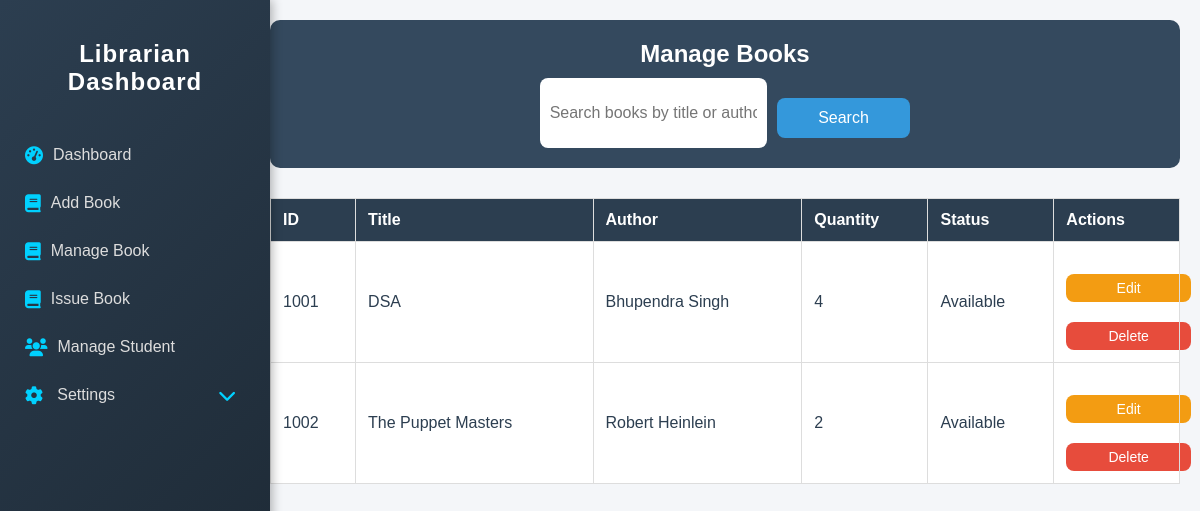
Page /librarian/manage_books.php (signed in) on the earlier database version.
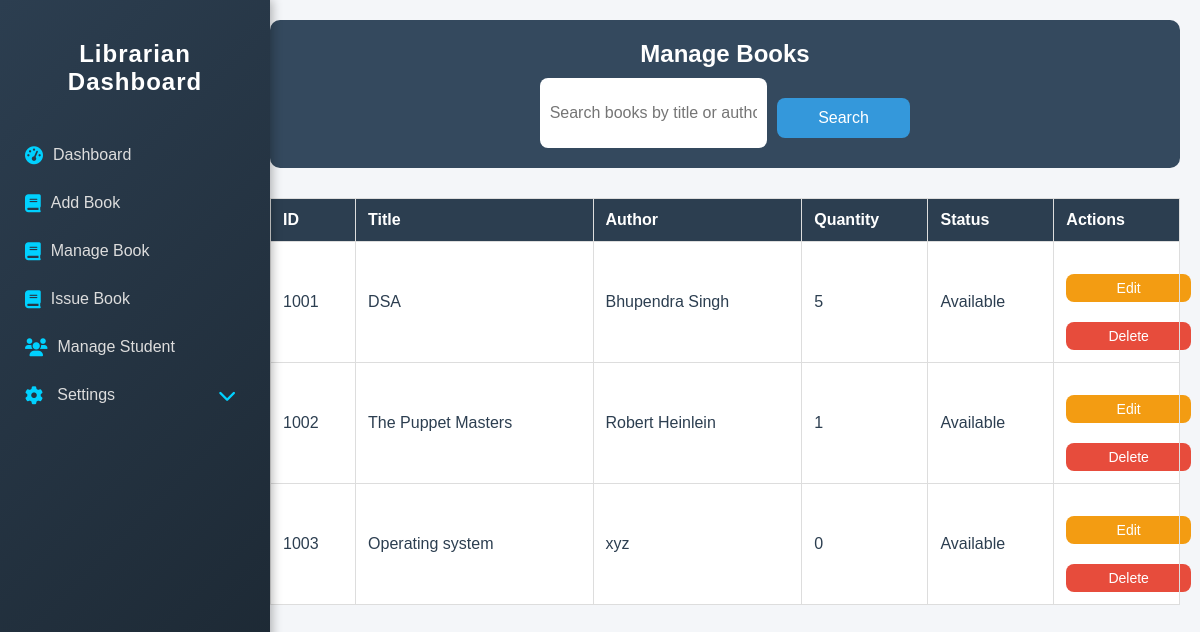
Same page on the later database version.
### tables this page shows
CREATE TABLE `books` (
  `B_id` int(11) NOT NULL,
  `Title` varchar(255) NOT NULL,
  `Author` varchar(255) NOT NULL,
  `ISBN` varchar(20) DEFAULT NULL,
  `Category` varchar(255) DEFAULT NULL,
  `Status` enum('Available','Reserved','Issued') DEFAULT 'Available',
  `Quantity` int(11) NOT NULL
);

### librarian/manage_books.php (the view, shortened to what this page needs)
<?php
require '../includes/config.php';
$search_query = "";
$books_query = "SELECT * FROM books WHERE Title LIKE '%$search_query%' OR Author LIKE '%$search_query%'";
$books_result = mysqli_query($conn, $books_query);
?>
<!DOCTYPE html>
<html lang="en">
<head>
    <link rel="stylesheet" href="../assets/css/style.css">
    <link rel="stylesheet" href="https://cdnjs.cloudflare.com/ajax/libs/font-awesome/6.0.0/css/all.min.css">
    <link rel="stylesheet" href="style.css">
    <link rel="stylesheet" href="../assets/css/style.css">
</head>
<body>
<aside class="sidebar">
        <h1>Librarian Dashboard</h1>
        <nav>
            <ul>
                <li><a href="dashboard.php"><i class="fas fa-tachometer-alt"></i> Dashboard</a></li>
                <li><a href="add_books.php"><i class="fas fa-book"></i> Add Book</a></li>
                <li><a href="manage_books.php"><i class="fas fa-book"></i> Manage Book</a></li>
                <li><a href="issuebook.php"><i class="fas fa-book"></i> Issue Book</a></li>
                <li><a href="manage_student.php"><i class="fa-solid fa-users"></i> Manage Student</a></li>
                <li class="dropdown">
                    <a href="#" onclick="toggleDropdown()" class="dropdown-toggle"><i class="fas fa-cog"></i> Settings <i class="fa fa-chevron-down" style=" margin-left: 100px;"></i></a>
                </li>
            </ul>
        </nav>
    </aside>
<main class="main-content">
    <header class="dashboard-header">
        <h2>Manage Books</h2>
        <form method="GET" action="manage_books.php" class="search-form">
            <input type="text" name="search" placeholder="Search books by title or author" value="<?= htmlspecialchars($search_query); ?>" class="search-input">
            <button type="submit" class="btn btn-primary">Search</button>
        </form>
    </header>
    <table class="table">
        <thead>
            <tr>
                <th>ID</th>
                <th>Title</th>
                <th>Author</th>
                <th>Quantity</th>
                <th>Status</th>
                <th>Actions</th>
            </tr>
        </thead>
        <tbody>
            <?php if (mysqli_num_rows($books_result) > 0): ?>
                <?php while ($row = mysqli_fetch_assoc($books_result)): ?>
                    <tr>
                        <td><?= $row['B_id']; ?></td>
                        <td><?= htmlspecialchars($row['Title']); ?></td>
                        <td><?= htmlspecialchars($row['Author']); ?></td>
                        <td><?= htmlspecialchars($row['Quantity']); ?></td>
                        <td><?= htmlspecialchars($row['Status']); ?></td>
                        <td>
                            <a href="?edit_id=<?= $row['B_id']; ?>" class="btn btn-secondary">Edit</a>
                            <a href="javascript:void(0);" class="btn btn-danger" onclick="confirmDelete('?delete_id=<?= $row['B_id']; ?>')">Delete</a>
                        </td>
                    </tr>
                <?php endwhile; ?>
            <?php else: ?>
                <tr>
                    <td colspan="6">No books found.</td>
                </tr>
            <?php endif; ?>
        </tbody>
    </table>
</main>
</body>
</html>

Differences in the rows shown:
changed books "DSA": Quantity "4" → "5"
changed books "The Puppet Masters": Quantity "2" → "1"
added books: B_id "1003", Title "Operating system", Author "xyz", Quantity "0", Status "Available"
